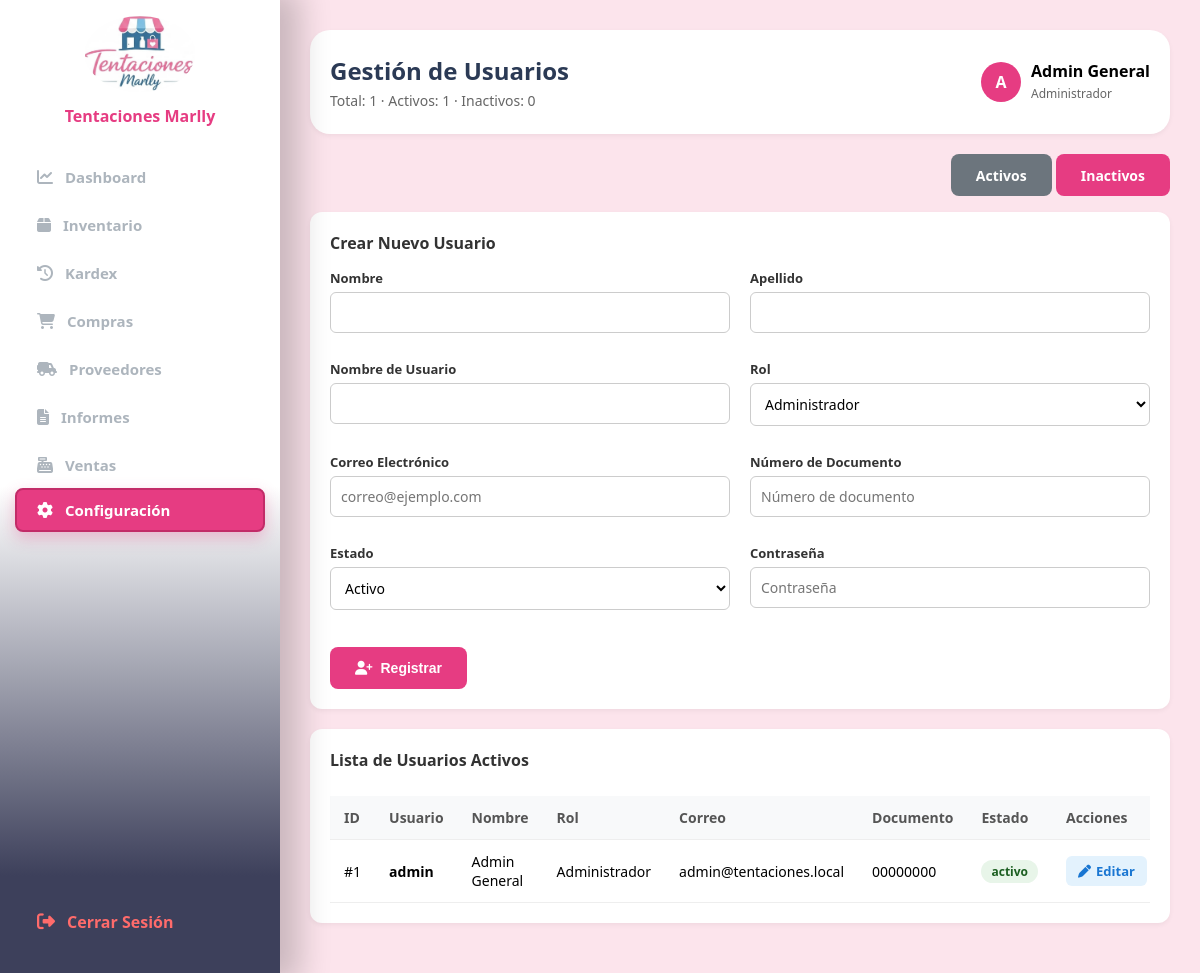
The app's page /view/configuracion.php (signed in) with its own data.
### tables this page shows
CREATE TABLE IF NOT EXISTS usuarios (
  id INT AUTO_INCREMENT PRIMARY KEY,
  nombre VARCHAR(80) NOT NULL,
  apellido VARCHAR(80) NOT NULL,
  rol VARCHAR(30) NOT NULL DEFAULT 'Vendedor',
  username VARCHAR(60) NOT NULL UNIQUE,
  password VARCHAR(255) NOT NULL,
  email VARCHAR(120) NULL UNIQUE,
  documento VARCHAR(30) NULL UNIQUE,
  estado ENUM('activo','inactivo') NOT NULL DEFAULT 'activo',
  intentos_fallidos INT NOT NULL DEFAULT 0,
  bloqueado_hasta DATETIME NULL,
  creado_en DATETIME NOT NULL DEFAULT CURRENT_TIMESTAMP
);

### helpers/functions.php (called while the page is built, shortened)
<?php
function base_url(string $path = ''): string
{
    $path = ltrim($path, '/');
    return BASE_URL . ($path === '' ? '' : '/' . $path);
}
function e($value): string
{
    return htmlspecialchars((string) ($value ?? ''), ENT_QUOTES, 'UTF-8');
}
function get(string $key, $default = '')
{
    return $_GET[$key] ?? $default;
}

### config/Connection.php (called while the page is built, shortened)
<?php
class Connection
{
    public function __construct()
    {
        $dsn = 'mysql:host=' . DB_HOST . ';dbname=' . DB_NAME . ';charset=utf8mb4';
        $options = [
            PDO::ATTR_ERRMODE => PDO::ERRMODE_EXCEPTION,
            PDO::ATTR_DEFAULT_FETCH_MODE => PDO::FETCH_ASSOC,
            PDO::ATTR_EMULATE_PREPARES => false,
        ];
        try {
            $this->conn = new PDO($dsn, DB_USER, DB_PASS, $options);
        } catch (PDOException $e) {
            error_log('DB connection failed: ' . $e->getMessage());
            http_response_code(500);
            exit(APP_DEBUG
                ? 'Error de conexión a la base de datos. Revisa el archivo .env'
                : 'Error interno del servidor.');
        }
    }
}

### model/usuario.php (called while the page is built, shortened)
<?php
require_once __DIR__ . '/../config/Connection.php';
class Usuario
{
    private PDO $db;
    public function __construct()
    {
        $this->db = (new Connection())->conn;
    }
    public function contarUsuarios(): int
    {
        return (int) $this->db->query("SELECT COUNT(*) FROM usuarios")->fetchColumn();
    }
    public function listar(?string $estado = 'activo'): array
    {
        $sql = "SELECT id, nombre, apellido, username, rol, email, documento, estado, creado_en
             FROM usuarios";
        $params = [];
        if ($estado !== null) {
            $sql .= " WHERE estado = :e";
            $params[':e'] = $estado;
        }
        $sql .= " ORDER BY id DESC";
        $stmt = $this->db->prepare($sql);
        $stmt->execute($params);
        return $stmt->fetchAll();
    }
    public function contarPorEstado(string $estado): int
    {
        $stmt = $this->db->prepare("SELECT COUNT(*) FROM usuarios WHERE estado = :e");
        $stmt->execute([':e' => $estado]);
        return (int) $stmt->fetchColumn();
    }
}

### helpers/auth.php (called while the page is built, shortened)
<?php
function current_user(): ?array
{
    return $_SESSION['user'] ?? null;
}

### view/configuracion.php (the view, shortened to what this page needs)
<?php
require_once __DIR__ . '/../model/usuario.php';
$model = new Usuario();
$totalUsuarios = $model->contarUsuarios();
$totalActivos = $model->contarPorEstado('activo');
$totalInactivos = $model->contarPorEstado('inactivo');
$verInactivos = get('estado') === 'inactivo';
$usuarios = $model->listar($verInactivos ? 'inactivo' : 'activo');
$filtroQS = $verInactivos ? '?estado=inactivo' : '';
$editando = null;
require __DIR__ . '/partials/head.php';
?>
<?php $tituloNavbar = 'Gestión de Usuarios'; $subtituloNavbar = "Total: {$totalUsuarios} · Activos: {$totalActivos} · Inactivos: {$totalInactivos}"; require __DIR__ . '/partials/navbar.php'; ?>
<div class="toolbar">
    <div>
        <a class="btn-primary <?= $verInactivos ? '' : 'btn-cancel' ?>" href="<?= e(base_url('view/configuracion.php')) ?>">Activos</a>
        <a class="btn-primary <?= $verInactivos ? 'btn-cancel' : '' ?>" href="<?= e(base_url('view/configuracion.php?estado=inactivo')) ?>">Inactivos</a>
    </div>
</div>
<div class="crud-card">
    <h3><?= $editando ? 'Editar Usuario #' . e($editando['id']) : 'Crear Nuevo Usuario' ?></h3>
    <form action="<?= e(base_url('index.php')) ?>" method="POST">
        <div class="form-grid">
            <div class="form-group">
                <label>Nombre</label>
                <input type="text" name="nombre" value="<?= e($editando['nombre'] ?? '') ?>" required maxlength="80">
            </div>
            <div class="form-group">
                <label>Apellido</label>
                <input type="text" name="apellido" value="<?= e($editando['apellido'] ?? '') ?>" required maxlength="80">
            </div>
            <div class="form-group">
                <label>Nombre de Usuario</label>
                <input type="text" name="username" value="<?= e($editando['username'] ?? '') ?>" required maxlength="60">
            </div>
            <div class="form-group">
                <label>Rol</label>
                <select name="rol" required>
                    <?php foreach (['Administrador', 'Vendedor'] as $r): ?>
                        <option value="<?= e($r) ?>" <?= ($editando['rol'] ?? '') === $r ? 'selected' : '' ?>><?= e($r) ?></option>
                    <?php endforeach; ?>
                </select>
            </div>
            <div class="form-group">
                <label>Correo Electrónico</label>
                <input type="email" name="email" value="<?= e($editando['email'] ?? '') ?>" placeholder="correo@ejemplo.com" maxlength="120">
            </div>
            <div class="form-group">
                <label>Número de Documento</label>
                <input type="text" name="documento" value="<?= e($editando['documento'] ?? '') ?>" placeholder="Número de documento" maxlength="30">
            </div>
            <div class="form-group">
                <label>Estado</label>
                <select name="estado">
                    <option value="activo" <?= ($editando['estado'] ?? 'activo') === 'activo' ? 'selected' : '' ?>>Activo</option>
                </select>
            </div>
            <div class="form-group">
                <label>Contraseña <?= $editando ? '(vacía = conservar)' : '' ?></label>
                <input type="password" name="password" <?= $editando ? '' : 'required' ?> minlength="<?= PASSWORD_MIN_LENGTH ?>" placeholder="<?= $editando ? 'Opcional' : 'Contraseña' ?>" autocomplete="new-password">
            </div>
            <div class="btn-container">
                <button type="submit" class="btn-primary">
                    <i class="fa-solid <?= $editando ? 'fa-floppy-disk' : 'fa-user-plus' ?>"></i>
                    <?= $editando ? 'Guardar Cambios' : 'Registrar' ?>
                </button>
            </div>
        </div>
    </form>
</div>
<div class="crud-card">
    <h3>Lista de Usuarios <?= $verInactivos ? 'Inactivos' : 'Activos' ?></h3>
    <div class="table-responsive">
    <table>
        <thead>
            <tr><th>ID</th><th>Usuario</th><th>Nombre</th><th>Rol</th><th>Correo</th><th>Documento</th><th>Estado</th><th>Acciones</th></tr>
        </thead>
        <tbody>
            <?php foreach ($usuarios as $u): ?>
                <tr>
                    <td>#<?= e($u['id']) ?></td>
                    <td><strong><?= e($u['username']) ?></strong></td>
                    <td><?= e(trim($u['nombre'] . ' ' . $u['apellido'])) ?></td>
                    <td><?= e($u['rol']) ?></td>
                    <td><?= e($u['email'] ?? '—') ?></td>
                    <td><?= e($u['documento'] ?? '—') ?></td>
                    <td><span class="badge badge-<?= e($u['estado']) ?>"><?= e($u['estado']) ?></span></td>
                    <td class="actions">
                        <a href="<?= e(base_url('view/configuracion.php' . $filtroQS . ($filtroQS ? '&' : '?') . 'edit=' . $u['id'])) ?>" class="action-btn btn-edit">
                            <i class="fa-solid fa-pen"></i> Editar
                        </a>
                    </td>
                </tr>
            <?php endforeach; ?>
        </tbody>
    </table>
    </div>
</div>
<?php require __DIR__ . '/partials/foot.php'; ?>

### view/partials/navbar.php
<?php
$tituloNavbar = $tituloNavbar ?? ($titulo ?? '');
$subtituloNavbar = $subtituloNavbar ?? null;
$userNavbar = current_user();
$nombreNavbar = trim((string) ($userNavbar['nombre'] ?? '') . ' ' . ($userNavbar['apellido'] ?? ''));
if ($nombreNavbar === '') {
    $nombreNavbar = (string) ($userNavbar['username'] ?? '');
} else {
    $nombreNavbar = mb_convert_case($nombreNavbar, MB_CASE_TITLE, 'UTF-8');
}
$rolNavbar = ucfirst((string) ($userNavbar['rol'] ?? ''));
?>
<header class="top-navbar">
    <div>
        <h2><?= e($tituloNavbar) ?></h2>
        <?php if ($subtituloNavbar !== null && $subtituloNavbar !== ''): ?>
            <p class="muted" style="margin:4px 0 0"><?= e($subtituloNavbar) ?></p>
        <?php endif; ?>
    </div>
    <div class="user-profile">
        <div class="user-avatar"><?= e(strtoupper(mb_substr($nombreNavbar !== '' ? $nombreNavbar : '?', 0, 1))) ?></div>
        <div class="user-profile-info">
            <div><strong><?= e($nombreNavbar) ?></strong></div>
            <?php if ($rolNavbar !== ''): ?>
                <small class="muted" style="margin:0"><?= e($rolNavbar) ?></small>
            <?php endif; ?>
        </div>
    </div>
</header>

### public/styles/app.css (style rules this page uses)
* { margin: 0; padding: 0; box-sizing: border-box; }
body { font-family: 'Segoe UI', sans-serif; background: #ffd8e8; min-height: 100vh; }
html:has(.sidebar), html:has(.sidebar) body { height: 100%; overflow: hidden; }
body:has(.sidebar) { display: flex; background-color: #fce4ec; height: 100vh; height: 100dvh; overflow: hidden; }
.main-content h2 { color: #2b3a55; margin-bottom: 4px; }
.muted { color: #666; font-size: 14px; margin-bottom: 16px; }
.top-navbar { display: flex; justify-content: space-between; align-items: center; background: #fff; padding: 24px 20px; border-radius: 20px; box-shadow: 0 2px 5px rgba(0, 0, 0, 0.05); margin-bottom: 20px; }
.top-navbar h2 { margin: 0; }
.user-profile { display: flex; align-items: center; gap: 10px; }
.user-profile-info { line-height: 1.3; }
.user-profile-info small { font-size: 12px; }
.user-avatar { width: 40px; height: 40px; border-radius: 50%; background: #e63c82; color: #fff; display: flex; align-items: center; justify-content: center; font-weight: bold; }
.content-box, .crud-card { background: #fff; padding: 20px; border-radius: 12px; box-shadow: 0 2px 5px rgba(0, 0, 0, 0.05); margin-bottom: 20px; }
.content-box h3, .crud-card h3 { font-size: 16px; margin-bottom: 15px; color: #333; }
.toolbar { display: flex; justify-content: space-between; align-items: center; gap: 10px; margin-bottom: 16px; flex-wrap: wrap; }
.form-grid { display: grid; grid-template-columns: repeat(2, 1fr); gap: 15px 20px; margin-top: 15px; }
.form-group { width: 100%; margin-bottom: 12px; }
.form-group label { display: block; font-size: 13px; font-weight: 600; margin-bottom: 5px; color: #333; }
.form-group input, .form-group select { width: 100%; padding: 10px; border: 1px solid #ccc; border-radius: 6px; font-size: 14px; font-family: inherit; background: #fff; }
.btn-container { grid-column: span 2; display: flex; gap: 10px; margin-top: 10px; }
.btn-primary { background-color: #e63c82; color: #fff; padding: 0 25px; border: none; border-radius: 8px; font-weight: 600; cursor: pointer; text-decoration: none; display: inline-flex; align-items: center; justify-content: center; gap: 8px; transition: 0.3s; min-height: 42px; font-size: 14px; white-space: nowrap; }
.btn-cancel { background-color: #6c757d; }
.table-responsive { overflow-x: auto; }
table { width: 100%; border-collapse: collapse; margin-top: 10px; }
th, td { padding: 12px 14px; text-align: left; border-bottom: 1px solid #eee; font-size: 14px; }
th { background-color: #f8f9fa; color: #555; }
td.actions { white-space: nowrap; }
.action-btn { padding: 6px 12px; border: none; border-radius: 6px; text-decoration: none; font-size: 13px; font-weight: 600; display: inline-flex; align-items: center; gap: 5px; cursor: pointer; font-family: inherit; }
.btn-edit { background: #e3f2fd; color: #1976d2; margin-right: 5px; }
.badge { display: inline-block; padding: 3px 10px; border-radius: 20px; font-size: 12px; font-weight: 700; }
.badge-activo, .badge-completada, .badge-registrada { background: #e8f5e9; color: #1b5e20; }

### records on screen
usuarios: nombre+apellido "A", nombreNavbar "Admin General", rol "Administrador", id "1", username "admin", nombre+apellido "Admin General", email "admin@tentaciones.local", documento "00000000", estado "activo"

### other values on screen
$tituloNavbar "Gestión de Usuarios"
$subtituloNavbar "Total: 1 · Activos: 1 · Inactivos: 0"
form field rol "Administrador"
